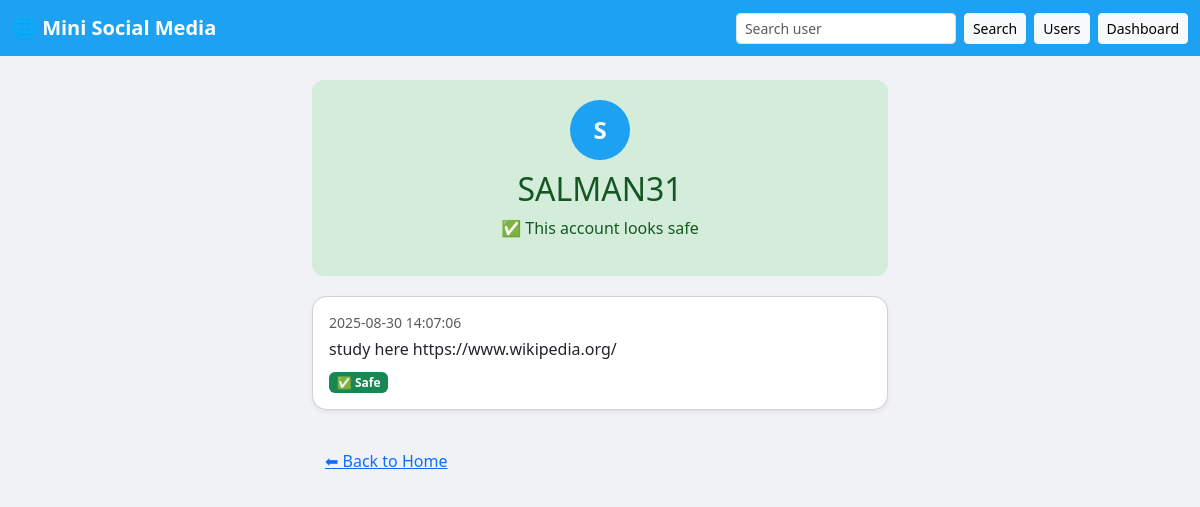
The app's page /profile/SALMAN31 with its own data.
### tables this page shows
CREATE TABLE posts(
            id INTEGER PRIMARY KEY AUTOINCREMENT,
            username TEXT,
            text TEXT,
            timestamp TEXT,
            status TEXT
        );

### app.py (the view)
@app.route('/profile/<username>')
def profile(username):
    conn = sqlite3.connect(DB_PATH)
    c = conn.cursor()
    c.execute("SELECT text, timestamp, status FROM posts WHERE username=? ORDER BY id DESC", (username,))
    posts = c.fetchall()
    c.execute("SELECT status FROM users WHERE username=?", (username,))
    row = c.fetchone()
    conn.close()
    user_status = row[0] if row else "✅ Safe"
    return render_template("profile.html", username=username, posts=posts, user_status=user_status)

### templates/profile.html (shortened to what this page needs)
<!DOCTYPE html>
<html lang="en">
<head>
  <link href="https://cdn.jsdelivr.net/npm/bootstrap@5.3.0/dist/css/bootstrap.min.css" rel="stylesheet">
</head>
<body>
<nav class="navbar navbar-expand-lg">
  <div class="container-fluid">
    <a class="navbar-brand" href="/">🌐 Mini Social Media</a>
    <div class="d-flex">
      <form class="d-flex me-2" action="/search" method="get">
        <input class="form-control form-control-sm me-2" type="text" name="username" placeholder="Search user">
        <button class="btn btn-light btn-sm">Search</button>
      </form>
      <a class="btn btn-light btn-sm me-2" href="/users">Users</a>
      <a class="btn btn-light btn-sm" href="http://localhost:8501">Dashboard</a>
    </div>
  </div>
</nav>
<div class="container mt-4 feed">
  <div class="header {% if 'Fraud' in user_status or '🚨' in user_status or 'rules' in user_status %}fraud-header{% else %}safe-header{% endif %}">
    <div class="avatar">{{ username[0]|upper }}</div>
    <h2 >
      {{username}}
    </h2>
    {% if 'Fraud' in user_status or '🚨' in user_status or 'rules' in user_status %}
      <p>⚠️ This account posted fake links recently</p>
    {% else %}
      <p>✅ This account looks safe</p>
    {% endif %}
  </div>
  {% if posts %}
    {% for text, time, status in posts %}
    <div class="card shadow-sm mb-3 post-card">
      <div class="card-body">
        <h6 class="mb-1"><small class="text-muted">{{time}}</small></h6>
        <p class="mb-2">{{text}}</p>
        {% if "Fraud" in status or "🚨" in status or "Red" in status %}
          <span class="badge bg-danger">{{status}}</span>
        {% elif "Safe" in status or "✅" in status %}
          <span class="badge bg-success">{{status}}</span>
        {% else %}
          <span class="badge bg-secondary">{{status}}</span>
        {% endif %}
      </div>
    </div>
    {% endfor %}
  {% else %}
    <p class="text-muted text-center">No posts yet.</p>
  {% endif %}
  <a href="/" class="btn btn-link mt-3">⬅ Back to Home</a>
</div>
</body>
</html>

### templates/profile.html (style rules this page uses)
body { background-color: #f0f2f5; font-family: "Segoe UI", Roboto, Helvetica, Arial, sans-serif; }
.navbar { background-color: #1da1f2; }
.navbar-brand { font-weight: bold; color: white !important; }
.feed { max-width: 600px; margin: 0 auto; }
.post-card { border-radius: 15px; transition: transform 0.1s ease-in-out; }
.header { text-align: center; padding: 20px; border-radius: 12px; margin-bottom: 20px; }
.safe-header { background-color: #d4edda; color: #155724; }
.avatar { width: 60px; height: 60px; border-radius: 50%; background: #1da1f2; color: white; display: flex; align-items: center; justify-content: center; font-weight: bold; font-size: 24px; margin: 0 auto 10px auto; }

### records on screen
posts: timestamp "2025-08-30 14:07:06", text "study here https://www.wikipedia.org/", status "✅ Safe"

### other values on screen
{{ username[0]|upper }} "S"
{{ username }} "SALMAN31"
